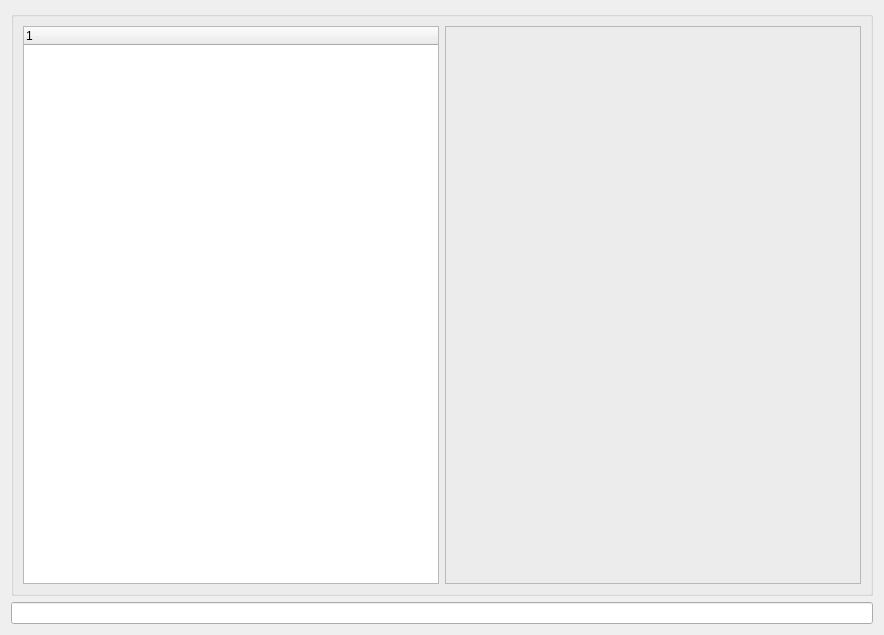
<?xml version="1.0" encoding="UTF-8"?>
<ui version="4.0">
 <class>PoliciesTree</class>
 <widget class="QFrame" name="PoliciesTree">
  <property name="geometry">
   <rect>
    <x>0</x>
    <y>0</y>
    <width>884</width>
    <height>635</height>
   </rect>
  </property>
  <property name="sizePolicy">
   <sizepolicy hsizetype="Expanding" vsizetype="Expanding">
    <horstretch>0</horstretch>
    <verstretch>0</verstretch>
   </sizepolicy>
  </property>
  <property name="columnCount" stdset="0">
   <number>1</number>
  </property>
  <layout class="QGridLayout" name="gridLayout">
   <item row="1" column="0">
    <widget class="QLineEdit" name="error"/>
   </item>
   <item row="0" column="0">
    <widget class="QGroupBox" name="groupBox">
     <property name="title">
      <string/>
     </property>
     <layout class="QHBoxLayout" name="horizontalLayout">
      <item>
       <widget class="QTreeWidget" name="policies">
        <property name="sizePolicy">
         <sizepolicy hsizetype="Expanding" vsizetype="Expanding">
          <horstretch>0</horstretch>
          <verstretch>0</verstretch>
         </sizepolicy>
        </property>
       </widget>
      </item>
      <item>
       <widget class="QFrame" name="menu">
        <property name="sizePolicy">
         <sizepolicy hsizetype="Expanding" vsizetype="Expanding">
          <horstretch>0</horstretch>
          <verstretch>0</verstretch>
         </sizepolicy>
        </property>
        <property name="frameShape">
         <enum>QFrame::StyledPanel</enum>
        </property>
        <property name="frameShadow">
         <enum>QFrame::Raised</enum>
        </property>
       </widget>
      </item>
     </layout>
    </widget>
   </item>
  </layout>
 </widget>
 <resources/>
 <connections/>
</ui>
